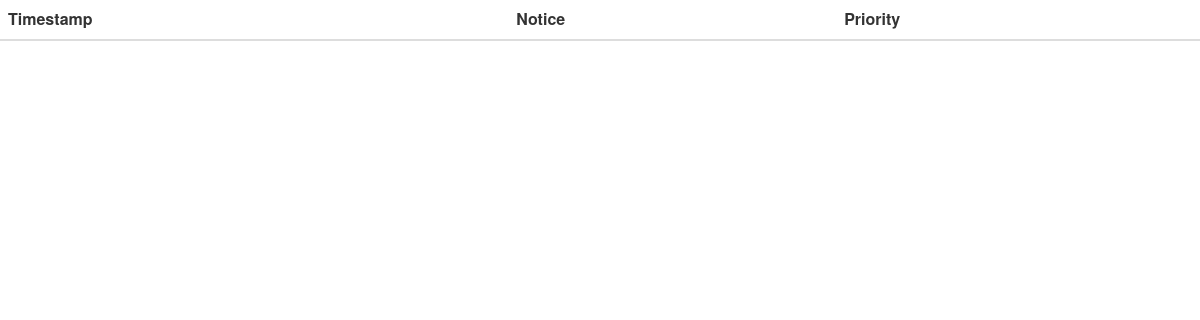
Page /view_notices.php on the earlier database version.
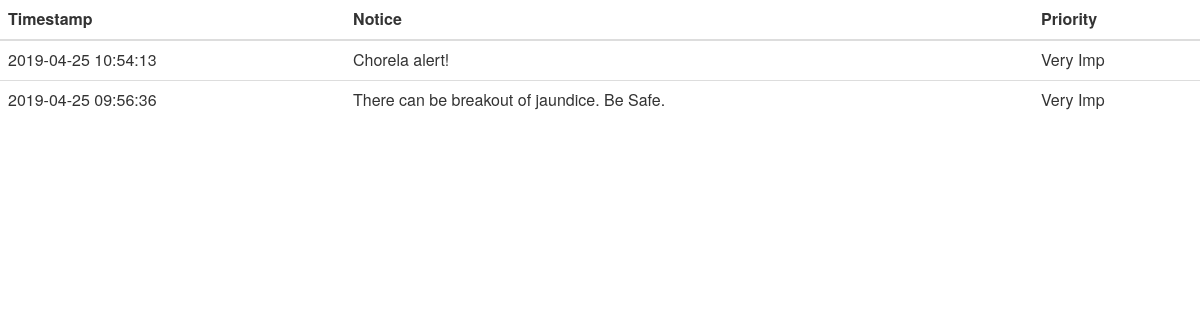
Same page on the later database version.
### tables this page shows
CREATE TABLE IF NOT EXISTS `notices` (
  `timestamp` timestamp NOT NULL,
  `notice` varchar(1000) NOT NULL,
  `priority` varchar(100) NOT NULL
);

### view_notices.php (the view, shortened to what this page needs)
<html>
<head>
    <link rel="stylesheet" href="https://maxcdn.bootstrapcdn.com/bootstrap/3.4.0/css/bootstrap.min.css">
    <link rel="stylesheet" href="https://maxcdn.bootstrapcdn.com/bootstrap/3.3.7/css/bootstrap.min.css">
    <link href="https://unpkg.com/gijgo@1.9.13/css/gijgo.min.css" rel="stylesheet" type="text/css" />
</head>
<body>
    <?php
        $con = mysqli_connect("127.0.0.1", "root", "", "hmsdb");
        $query = "select * from notices limit 10";
        $run = mysqli_query($con, $query);
        if($run == true)
        {
            ?>
            <table class="table">
            <thead class="thead-dark">
            <tr>
            <th scope="col">Timestamp</th>
            <th scope="col">Notice</th>
            <th scope="col">Priority</th>
            </tr>
            </thead>
            <?php
            while($data = mysqli_fetch_assoc($run))
            {
            ?>
            <tr>
                <td><?php echo $data['timestamp'] ?></td>
                <td><?php echo $data['notice'] ?></td>
                <td><?php echo $data['priority'] ?></td>
            </tr>
            <?php
            }
            ?>
            </table>
            <?php
        }
        else
            echo "error";
    ?>
</body>
</html>

Differences in the rows shown:
added notices: timestamp "2019-04-25 10:54:13", notice "Chorela alert!", priority "Very Imp"
added notices: timestamp "2019-04-25 09:56:36", notice "There can be breakout of jaundice. Be Safe.", priority "Very Imp"
